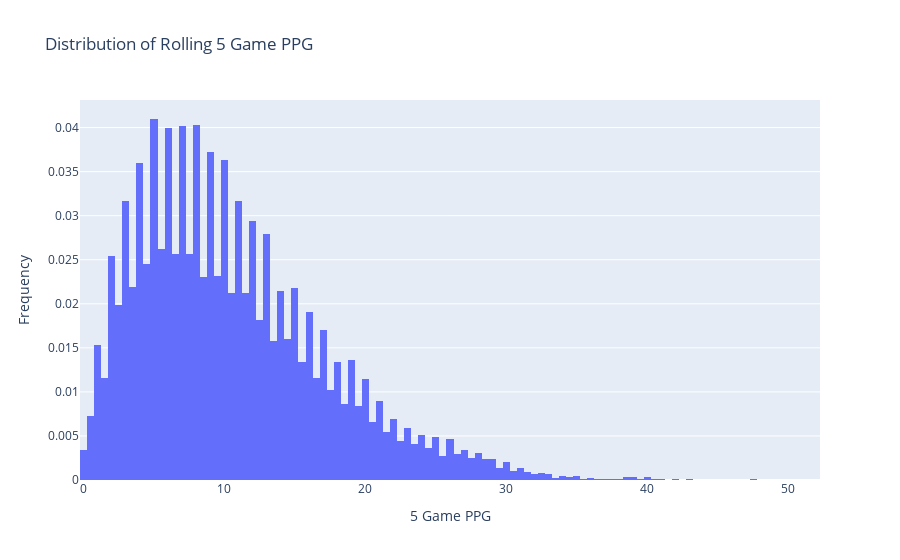

Notebook source saved alongside this figure:
### Code cell
fig = go.Figure(data=[go.Histogram(x=test['rolling_PTS5'], histnorm='probability')],
               layout=go.Layout(title='Distribution of Rolling 5 Game PPG',
                                xaxis_title_text ='5 Game PPG',
                                yaxis_title_text = 'Frequency'
                               ))

fig.show()

### Figure 1 — Plotly figure (JSON) as saved in the notebook; plotly's stock layout.template omitted (floating-point values rounded to 4 significant figures; data arrays with more than 128 entries replaced by an {"elided": "..."} marker saying what was removed)
{"data": [{"histnorm": "probability", "type": "histogram", "x": {"elided": "23552 float values"}}], "layout": {"title": {"text": "Distribution of Rolling 5 Game PPG"}, "xaxis": {"title": {"text": "5 Game PPG"}}, "yaxis": {"title": {"text": "Frequency"}}}}
